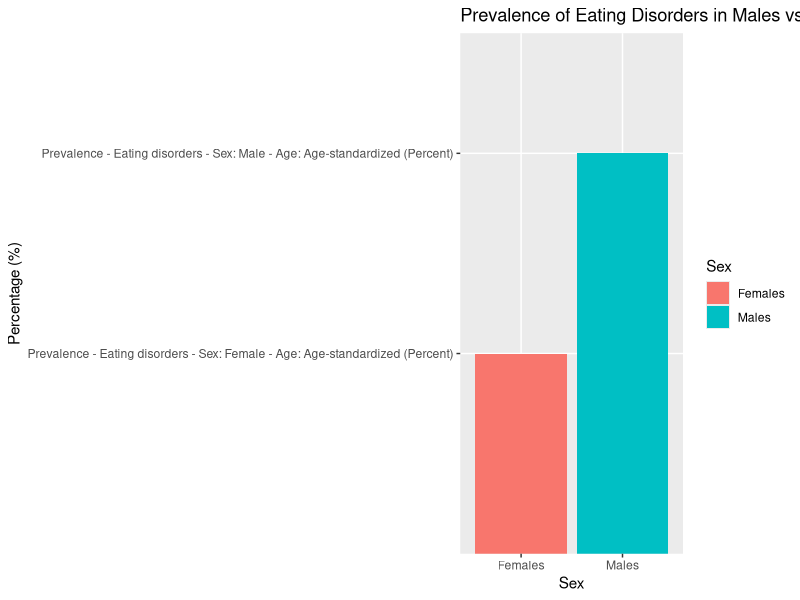

This chart was generated by the following R code:
## ---- chunk 1
library(tidyverse)
read.csv("prevalence-of-eating-disorders-in-males-vs-females.csv")


## ---- chunk 2


prevalence_eating_disorders <- read.csv("prevalence-of-eating-disorders-in-males-vs-females.csv")


males_prevalence <- data("Prevalence - Eating disorders - Sex: Male - Age: Age-standardized (Percent)")
females_prevalence <- data("Prevalence - Eating disorders - Sex: Female - Age: Age-standardized (Percent)")

data <- data.frame(Sex = c("Males", "Females"), Percentage = c(males_prevalence, females_prevalence))

ggplot(data, aes(x = Sex, y = Percentage, fill = Sex)) +
  geom_col(stat = "identity") +
  labs(title = "Prevalence of Eating Disorders in Males vs. Females",
       x = "Sex",
       y = "Percentage (%)") 

  
